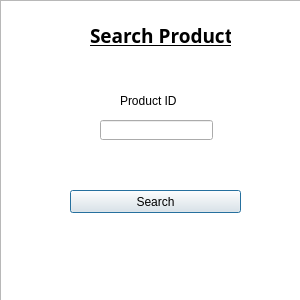
<?xml version="1.0" encoding="UTF-8"?>
<ui version="4.0">
 <class>SEARCH</class>
 <widget class="QDialog" name="SEARCH">
  <property name="geometry">
   <rect>
    <x>0</x>
    <y>0</y>
    <width>300</width>
    <height>300</height>
   </rect>
  </property>
  <property name="minimumSize">
   <size>
    <width>300</width>
    <height>300</height>
   </size>
  </property>
  <property name="maximumSize">
   <size>
    <width>497</width>
    <height>300</height>
   </size>
  </property>
  <property name="windowTitle">
   <string>Search Member</string>
  </property>
  <property name="windowIcon">
   <iconset>
    <normaloff>Resources/S.png</normaloff>Resources/S.png</iconset>
  </property>
  <widget class="QLabel" name="label_8">
   <property name="geometry">
    <rect>
     <x>90</x>
     <y>20</y>
     <width>141</width>
     <height>31</height>
    </rect>
   </property>
   <property name="font">
    <font>
     <family>Yu Gothic UI Semibold</family>
     <pointsize>14</pointsize>
     <weight>75</weight>
     <bold>true</bold>
     <underline>true</underline>
    </font>
   </property>
   <property name="text">
    <string>Search Product</string>
   </property>
  </widget>
  <widget class="QPushButton" name="SearchMema">
   <property name="geometry">
    <rect>
     <x>70</x>
     <y>190</y>
     <width>171</width>
     <height>23</height>
    </rect>
   </property>
   <property name="text">
    <string>Search</string>
   </property>
  </widget>
  <widget class="QLineEdit" name="SearchLine">
   <property name="geometry">
    <rect>
     <x>100</x>
     <y>120</y>
     <width>113</width>
     <height>20</height>
    </rect>
   </property>
   <property name="minimumSize">
    <size>
     <width>113</width>
     <height>20</height>
    </size>
   </property>
   <property name="maximumSize">
    <size>
     <width>113</width>
     <height>20</height>
    </size>
   </property>
  </widget>
  <widget class="QLabel" name="label">
   <property name="geometry">
    <rect>
     <x>120</x>
     <y>90</y>
     <width>71</width>
     <height>21</height>
    </rect>
   </property>
   <property name="text">
    <string>Product ID</string>
   </property>
  </widget>
  <widget class="QGraphicsView" name="graphicsView">
   <property name="geometry">
    <rect>
     <x>0</x>
     <y>0</y>
     <width>301</width>
     <height>301</height>
    </rect>
   </property>
   <property name="styleSheet">
    <string notr="true">background-image: url(:/Backgrounds/Add BG.jpg);
color: qlineargradient(spread:pad, x1:0, y1:0, x2:1, y2:0, stop:0 rgba(122, 164, 210, 255), stop:1 rgba(255, 255, 255, 255));</string>
   </property>
  </widget>
  <zorder>graphicsView</zorder>
  <zorder>label_8</zorder>
  <zorder>SearchMema</zorder>
  <zorder>SearchLine</zorder>
  <zorder>label</zorder>
 </widget>
 <resources>
  <include location="Resourcess/BG.qrc"/>
 </resources>
 <connections/>
</ui>
